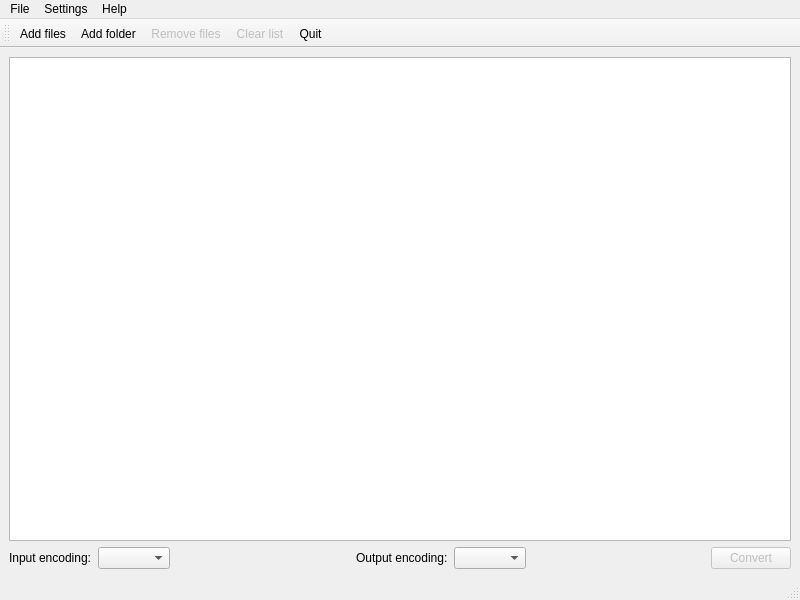
<?xml version="1.0" encoding="UTF-8"?>
<ui version="4.0">
 <class>MainWindow</class>
 <widget class="QMainWindow" name="MainWindow">
  <property name="geometry">
   <rect>
    <x>0</x>
    <y>0</y>
    <width>800</width>
    <height>600</height>
   </rect>
  </property>
  <property name="minimumSize">
   <size>
    <width>800</width>
    <height>600</height>
   </size>
  </property>
  <property name="windowTitle">
   <string>bwEnc</string>
  </property>
  <property name="locale">
   <locale language="English" country="UnitedStates"/>
  </property>
  <widget class="QWidget" name="centralwidget">
   <layout class="QVBoxLayout" name="verticalLayout">
    <item>
     <widget class="QTableWidget" name="tblFileList">
      <property name="acceptDrops">
       <bool>true</bool>
      </property>
      <attribute name="horizontalHeaderStretchLastSection">
       <bool>true</bool>
      </attribute>
      <attribute name="verticalHeaderVisible">
       <bool>true</bool>
      </attribute>
     </widget>
    </item>
    <item>
     <layout class="QHBoxLayout" name="horizontalLayout">
      <item>
       <widget class="QLabel" name="lblInputEncoding">
        <property name="locale">
         <locale language="English" country="UnitedStates"/>
        </property>
        <property name="text">
         <string>Input encoding:</string>
        </property>
       </widget>
      </item>
      <item>
       <widget class="QComboBox" name="cboInputEnc"/>
      </item>
      <item>
       <spacer name="hspcr1">
        <property name="orientation">
         <enum>Qt::Horizontal</enum>
        </property>
        <property name="sizeType">
         <enum>QSizePolicy::Expanding</enum>
        </property>
        <property name="sizeHint" stdset="0">
         <size>
          <width>20</width>
          <height>20</height>
         </size>
        </property>
       </spacer>
      </item>
      <item>
       <widget class="QLabel" name="lblOutputEncoding">
        <property name="text">
         <string>Output encoding:</string>
        </property>
       </widget>
      </item>
      <item>
       <widget class="QComboBox" name="cboOutputEnc"/>
      </item>
      <item>
       <spacer name="hspcr2">
        <property name="orientation">
         <enum>Qt::Horizontal</enum>
        </property>
        <property name="sizeType">
         <enum>QSizePolicy::Expanding</enum>
        </property>
        <property name="sizeHint" stdset="0">
         <size>
          <width>20</width>
          <height>20</height>
         </size>
        </property>
       </spacer>
      </item>
      <item>
       <widget class="QPushButton" name="btnConvert">
        <property name="enabled">
         <bool>false</bool>
        </property>
        <property name="text">
         <string>Convert</string>
        </property>
       </widget>
      </item>
     </layout>
    </item>
   </layout>
  </widget>
  <widget class="QMenuBar" name="menubar">
   <property name="geometry">
    <rect>
     <x>0</x>
     <y>0</y>
     <width>800</width>
     <height>20</height>
    </rect>
   </property>
   <widget class="QMenu" name="menuFile">
    <property name="title">
     <string>File</string>
    </property>
    <addaction name="actionAddFiles"/>
    <addaction name="actionAddFolder"/>
    <addaction name="actionRemoveFiles"/>
    <addaction name="actionClearList"/>
    <addaction name="separator"/>
    <addaction name="actionQuit"/>
   </widget>
   <widget class="QMenu" name="menuHelp">
    <property name="title">
     <string>Help</string>
    </property>
    <addaction name="actionAbout"/>
   </widget>
   <widget class="QMenu" name="menuSettings">
    <property name="title">
     <string>Settings</string>
    </property>
    <addaction name="actionMaximumFileSize"/>
   </widget>
   <addaction name="menuFile"/>
   <addaction name="menuSettings"/>
   <addaction name="menuHelp"/>
  </widget>
  <widget class="QStatusBar" name="statusBar"/>
  <widget class="QToolBar" name="toolBar">
   <property name="windowTitle">
    <string>toolBar</string>
   </property>
   <property name="toolButtonStyle">
    <enum>Qt::ToolButtonTextUnderIcon</enum>
   </property>
   <attribute name="toolBarArea">
    <enum>TopToolBarArea</enum>
   </attribute>
   <attribute name="toolBarBreak">
    <bool>false</bool>
   </attribute>
   <addaction name="actionAddFiles"/>
   <addaction name="actionAddFolder"/>
   <addaction name="actionRemoveFiles"/>
   <addaction name="actionClearList"/>
   <addaction name="actionQuit"/>
  </widget>
  <action name="actionQuit">
   <property name="text">
    <string>Quit</string>
   </property>
  </action>
  <action name="actionAddFiles">
   <property name="text">
    <string>Add files...</string>
   </property>
  </action>
  <action name="actionAddFolder">
   <property name="text">
    <string>Add folder...</string>
   </property>
   <property name="toolTip">
    <string>Add folder</string>
   </property>
  </action>
  <action name="actionClearList">
   <property name="enabled">
    <bool>false</bool>
   </property>
   <property name="text">
    <string>Clear list</string>
   </property>
   <property name="toolTip">
    <string>Clear list</string>
   </property>
  </action>
  <action name="actionAbout">
   <property name="text">
    <string>About...</string>
   </property>
  </action>
  <action name="actionMaximumFileSize">
   <property name="text">
    <string>Maximum file size...</string>
   </property>
  </action>
  <action name="actionRemoveFiles">
   <property name="enabled">
    <bool>false</bool>
   </property>
   <property name="text">
    <string>Remove files</string>
   </property>
   <property name="toolTip">
    <string>Remove files</string>
   </property>
  </action>
 </widget>
 <resources/>
 <connections/>
</ui>
